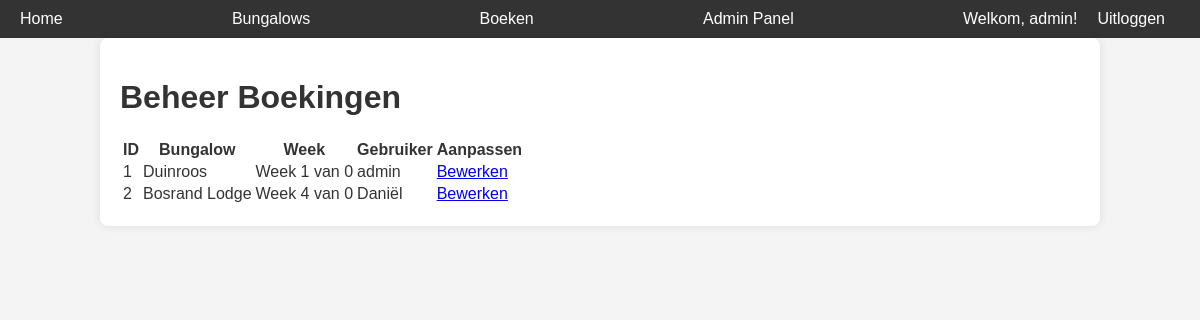
/admin/bookings (signed in), run on an earlier commit of the app's database.
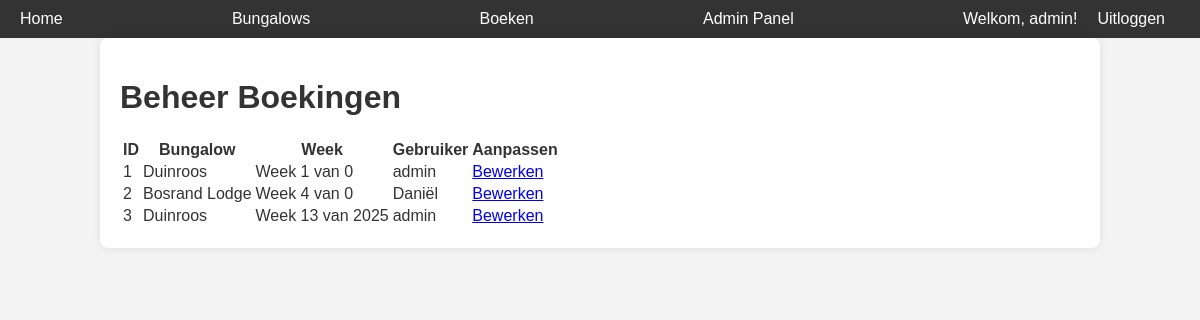
And on a later commit of the database.
### models/models.py (models this page shows, shortened)
class Guest(db.Model, UserMixin):
    id = db.Column(db.Integer, primary_key=True)
    username = db.Column(db.String(80), unique=True, nullable=False)
    email = db.Column(db.String(120), unique=True, nullable=False)  # Nieuw email veld
    password = db.Column(db.String(200), nullable=False)
    is_admin = db.Column(db.Boolean, default=False)  # Veld voor adminrechten

class Booking(db.Model):
    id = db.Column(db.Integer, primary_key=True)
    guest_id = db.Column(db.Integer, db.ForeignKey('guest.id'), nullable=False)
    bungalow_id = db.Column(db.Integer, db.ForeignKey('bungalow.id'), nullable=False)
    week = db.Column(db.Integer, nullable=False)  # Stores week number (1-52)
    guest = db.relationship('Guest', backref='bookings')
    bungalow = db.relationship('Bungalow', backref='bookings')

class Bungalow(db.Model):
    id = db.Column(db.Integer, primary_key=True)
    name = db.Column(db.String(100), unique=True, nullable=False)
    type_id = db.Column(db.Integer, db.ForeignKey('bungalow_type.id'), nullable=False)
    bungalow_type = db.relationship('BungalowType', backref='bungalows')

### app.py (the view)
@app.route('/admin/bookings')
@login_required
def admin_bookings():
    if not current_user.is_admin:
        return redirect(url_for('home'))  # Alleen admin toegang
    bookings = Booking.query.all()
    return render_template('admin_bookings.html', bookings=bookings)

### app.py (called while the page is built)
@login_manager.user_loader
def load_user(user_id):
    return Guest.query.get(int(user_id))

### templates/admin_bookings.html (shortened to what this page needs)
{% extends 'base.html' %}
{% block content %}
<h1>Beheer Boekingen</h1>
<table>
    <thead>
        <tr>
            <th>ID</th>
            <th>Bungalow</th>
            <th>Week</th>
            <th>Gebruiker</th>
            <th>Aanpassen</th>
        </tr>
    </thead>
    <tbody>
        {% for booking in bookings %}
        <tr>
            <td>{{ booking.id }}</td>
            <td>{{ booking.bungalow.name }}</td>
            <td>
                Week {{ booking.week % 100 }} van {{ booking.week // 100 }}
            </td>
            <td>{{ booking.guest.username }}</td>
            <td><a href="{{ url_for('edit_booking', booking_id=booking.id) }}">Bewerken</a></td>
        </tr>
        {% endfor %}
    </tbody>
</table>
{% endblock %}

### templates/base.html (shortened to what this page needs)
<!DOCTYPE html>
<html lang="nl">
<head>
    <link rel="stylesheet" href="{{ url_for('static', filename='css/style.css') }}">
</head>
<body>
    <nav class="nav-container">
        <a href="{{ url_for('home') }}">Home</a>
        <a href="{{ url_for('bungalows') }}">Bungalows</a>
        <a href="{{ url_for('booking') }}">Boeken</a>
        {% if current_user.is_authenticated and current_user.is_admin %}
            <a href="{{ url_for('admin') }}">Admin Panel</a>
        {% endif %}
        <div class="account-section">
            {% if current_user.is_authenticated %}
                <span>Welkom, {{ current_user.username }}!</span>
                <a href="{{ url_for('logout') }}">Uitloggen</a>
            {% else %}
                <a href="{{ url_for('login') }}">Inloggen</a> |
                <a href="{{ url_for('register') }}">Registreren</a>
            {% endif %}
        </div>
    </nav>
    <div class="container">
        {% block content %}{% endblock %}
    </div>
</body>
</html>

### static/css/style.css (style rules this page uses)
body { font-family: Arial, sans-serif; margin: 0; padding: 0; background-color: #f4f4f4; color: #333; }
.nav-container { display: flex; justify-content: space-between; align-items: center; background-color: #333333; padding: 10px 20px; }
nav a { color: white; text-decoration: none; margin-right: 15px; }
.account-section { color: white; display: flex; align-items: center; }
.account-section span { margin-right: 10px; }
.account-section a { color: white; text-decoration: none; margin-left: 10px; }
.container { width: 80%; margin: auto; padding: 20px; background: white; border-radius: 8px; box-shadow: 0px 0px 10px rgba(0, 0, 0, 0.1); }

What changed in the data, as far as the page shows it:
added Booking: id "3", bungalow.name "Duinroos", booking.week%100 "13", week "2025", guest.username "admin"
